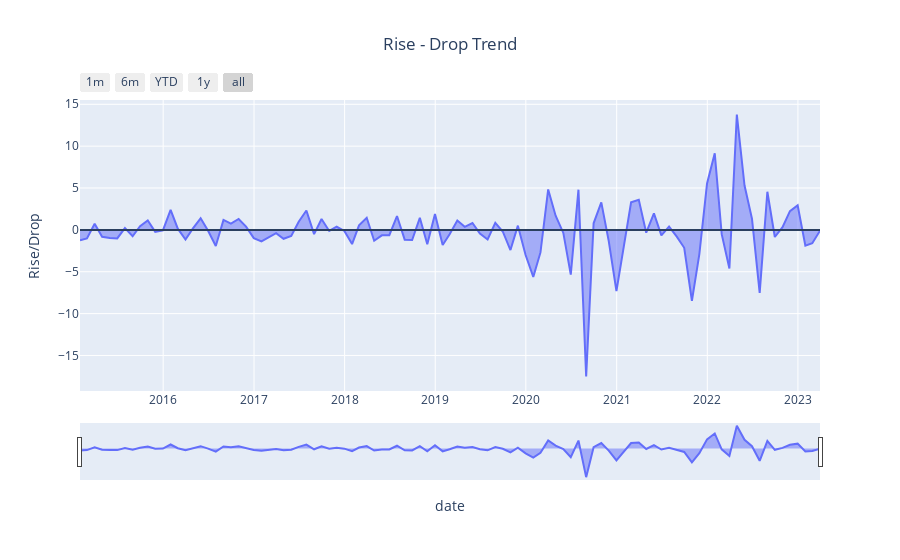

Notebook code cell kept with this figure:
### Code cell
# Rise / Drop trend
data = f_data.groupby(pd.Grouper(freq='M')).mean('Rise/Drop')    #change to make a function and add filter 
fig_data = px.area(data, y = 'Rise/Drop', title = "Rise - Drop Trend",)
fig_data.update_layout(title=dict(x=0.5))

# Add range slider
fig_data.update_layout(
    xaxis=dict(
        rangeselector=dict(
            buttons=list([
                dict(count=1,
                     label="1m",
                     step="month",
                     stepmode="backward"),
                dict(count=6,
                     label="6m",
                     step="month",
                     stepmode="backward"),
                dict(count=1,
                     label="YTD",
                     step="year",
                     stepmode="todate"),
                dict(count=1,
                     label="1y",
                     step="year",
                     stepmode="backward"),
                dict(step="all")
            ])
        ),
        rangeslider=dict(
            visible=True
        ),
        type="date"
    )
)


#adding horizontal line
fig_data.add_shape(type='line', x0=0, x1=1, xref='paper', y0=0, y1=0, yref='y')
fig_data.show()

### Figure 1 — Plotly figure (JSON) as saved in the notebook; plotly's stock layout.template omitted (floating-point values rounded to 4 significant figures)
{"data": [{"fillpattern": {"shape": ""}, "hovertemplate": "date=%{x}<br>Rise/Drop=%{y}<extra></extra>", "legendgroup": "", "line": {"color": "#636efa"}, "marker": {"symbol": "circle"}, "mode": "lines", "name": "", "orientation": "v", "showlegend": false, "stackgroup": "1", "type": "scatter", "x": ["2015-01-31T00:00:00", "2015-02-28T00:00:00", "2015-03-31T00:00:00", "2015-04-30T00:00:00", "2015-05-31T00:00:00", "2015-06-30T00:00:00", "2015-07-31T00:00:00", "2015-08-31T00:00:00", "2015-09-30T00:00:00", "2015-10-31T00:00:00", "2015-11-30T00:00:00", "2015-12-31T00:00:00", "2016-01-31T00:00:00", "2016-02-29T00:00:00", "2016-03-31T00:00:00", "2016-04-30T00:00:00", "2016-05-31T00:00:00", "2016-06-30T00:00:00", "2016-07-31T00:00:00", "2016-08-31T00:00:00", "2016-09-30T00:00:00", "2016-10-31T00:00:00", "2016-11-30T00:00:00", "2016-12-31T00:00:00", "2017-01-31T00:00:00", "2017-02-28T00:00:00", "2017-03-31T00:00:00", "2017-04-30T00:00:00", "2017-05-31T00:00:00", "2017-06-30T00:00:00", "2017-07-31T00:00:00", "2017-08-31T00:00:00", "2017-09-30T00:00:00", "2017-10-31T00:00:00", "2017-11-30T00:00:00", "2017-12-31T00:00:00", "2018-01-31T00:00:00", "2018-02-28T00:00:00", "2018-03-31T00:00:00", "2018-04-30T00:00:00", "2018-05-31T00:00:00", "2018-06-30T00:00:00", "2018-07-31T00:00:00", "2018-08-31T00:00:00", "2018-09-30T00:00:00", "2018-10-31T00:00:00", "2018-11-30T00:00:00", "2018-12-31T00:00:00", "2019-01-31T00:00:00", "2019-02-28T00:00:00", "2019-03-31T00:00:00", "2019-04-30T00:00:00", "2019-05-31T00:00:00", "2019-06-30T00:00:00", "2019-07-31T00:00:00", "2019-08-31T00:00:00", "2019-09-30T00:00:00", "2019-10-31T00:00:00", "2019-11-30T00:00:00", "2019-12-31T00:00:00", "2020-01-31T00:00:00", "2020-02-29T00:00:00", "2020-03-31T00:00:00", "2020-04-30T00:00:00", "2020-05-31T00:00:00", "2020-06-30T00:00:00", "2020-07-31T00:00:00", "2020-08-31T00:00:00", "2020-09-30T00:00:00", "2020-10-31T00:00:00", "2020-11-30T00:00:00", "2020-12-31T00:00:00", "2021-01-31T00:00:00", "2021-02-28T00:00:00", "2021-03-31T00:00:00", "2021-04-30T00:00:00", "2021-05-31T00:00:00", "2021-06-30T00:00:00", "2021-07-31T00:00:00", "2021-08-31T00:00:00", "2021-09-30T00:00:00", "2021-10-31T00:00:00", "2021-11-30T00:00:00", "2021-12-31T00:00:00", "2022-01-31T00:00:00", "2022-02-28T00:00:00", "2022-03-31T00:00:00", "2022-04-30T00:00:00", "2022-05-31T00:00:00", "2022-06-30T00:00:00", "2022-07-31T00:00:00", "2022-08-31T00:00:00", "2022-09-30T00:00:00", "2022-10-31T00:00:00", "2022-11-30T00:00:00", "2022-12-31T00:00:00", "2023-01-31T00:00:00", "2023-02-28T00:00:00", "2023-03-31T00:00:00"], "xaxis": "x", "y": [-1.23, -1.019, 0.7407, -0.8171, -0.9743, -1.02, 0.2052, -0.76, 0.4329, 1.129, -0.241, -0.07136, 2.4, 0.1427, -1.147, 0.1826, 1.387, -0.09909, -1.928, 1.19, 0.7581, 1.3, 0.384, -0.9852, -1.384, -0.8779, -0.3983, -1.061, -0.7366, 0.9782, 2.316, -0.5054, 1.305, -0.1264, 0.3738, -0.1205, -1.695, 0.5395, 1.445, -1.3, -0.6532, -0.6367, 1.655, -1.169, -1.206, 1.436, -1.711, 1.909, -1.803, -0.5316, 1.114, 0.3619, 0.8209, -0.436, -1.152, 0.8427, -0.191, -2.41, 0.507, -2.999, -5.614, -2.693, 4.824, 1.696, -0.3655, -5.349, 4.799, -17.51, 0.7876, 3.281, -1.339, -7.315, -1.599, 3.303, 3.59, -0.3352, 1.965, -0.6637, 0.3882, -0.8098, -2.14, -8.489, -2.896, 5.543, 9.141, -0.5163, -4.62, 13.77, 5.296, 1.339, -7.524, 4.553, -0.8505, 0.3152, 2.232, 2.925, -1.881, -1.599, -0.09848], "yaxis": "y"}], "layout": {"legend": {"tracegroupgap": 0}, "shapes": [{"type": "line", "x0": 0, "x1": 1, "xref": "paper", "y0": 0, "y1": 0, "yref": "y"}], "title": {"text": "Rise - Drop Trend", "x": 0.5}, "xaxis": {"anchor": "y", "domain": [0, 1], "rangeselector": {"buttons": [{"count": 1, "label": "1m", "step": "month", "stepmode": "backward"}, {"count": 6, "label": "6m", "step": "month", "stepmode": "backward"}, {"count": 1, "label": "YTD", "step": "year", "stepmode": "todate"}, {"count": 1, "label": "1y", "step": "year", "stepmode": "backward"}, {"step": "all"}]}, "rangeslider": {"visible": true}, "title": {"text": "date"}, "type": "date"}, "yaxis": {"anchor": "x", "domain": [0, 1], "title": {"text": "Rise/Drop"}}}}
